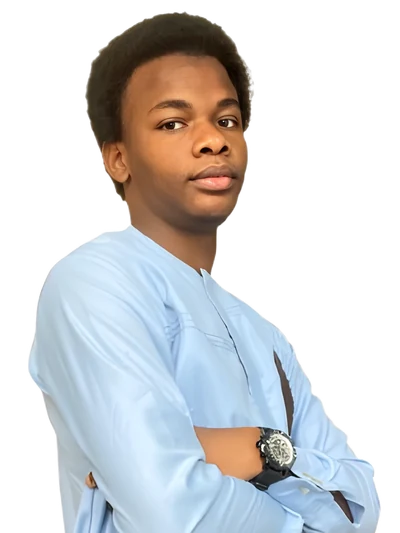
#> input picture generators/data/photo.webp, 400 x 533 px
$ python -i hero.py   (imports and definitions only)
#> lines starting #> are read from the running program, lines starting #| are printed output that depends on the picture
#!/usr/bin/env python3
"""
hero.py → assets/hero.svg
Bannière principale : nom, rôle, accroche, photo qui déborde du cercle, anneaux animés.

    python generators/hero.py                       # utilise data/photo.webp
    python generators/hero.py --photo moi.png       # nouvelle photo (PNG détouré conseillé, nécessite Pillow)
    python generators/hero.py --photo moi.png --crop 380,40,1400,1400   # cadrage manuel (x0,y0,x1,y1)
"""
import argparse
import base64
import io

from _common import ACC, BASE_CSS, DATA, P, frame, grid_pattern, save

# ── Contenu éditable ──────────────────────────────────────────────────────
FIRST_NAME = "SIDY MOHAMED"
LAST_NAME = "SAIZONOU"
ROLE = ("Full-Stack Developer", "Spring Boot", "Angular")          # ligne tapée : « > rôle · A × B »
TAGLINE = ("Du cahier des charges à la mise en production", "backend, frontend, DevOps.")
STATUS = "ONLINE · OPEN TO WORK"
LOCATION = "DAKAR / SÉNÉGAL"
CALLOUTS = ["JAVA", "SPRING", "ANGULAR", "TS"]                     # étiquettes autour des anneaux
# [1 line that did not run here, left out]


# ── Photo ─────────────────────────────────────────────────────────────────
def prepare_photo(src, crop=None):
    """Recadre une photo (tête en haut, buste en bas) et l'enregistre en WebP dans data/photo.webp."""
#> called with src = 'data/photo.webp'
    from PIL import Image  # pip install pillow

    im = Image.open(src).convert("RGBA")
#> im is the input picture: PIL image 400x533 RGBA; mean R, G, B, A 93.7, 94.6, 96.2, 126.5
    if crop is None:
        # cadrage auto à partir du détourage : la tête = le premier quart de la silhouette
        x0, y0, x1, y1 = im.getchannel("A").getbbox() or (0, 0, *im.size)
#> x0 = 25; y0 = 9; x1 = 384; y1 = 533
        head = im.getchannel("A").crop((x0, y0, x1, y0 + (y1 - y0) // 4)).getbbox()
#> head = (58, 0, 232, 131)
        cx = x0 + (head[0] + head[2]) / 2 if head else (x0 + x1) / 2
#> cx = 170
        w = (head[2] - head[0]) * 2.4 if head else (x1 - x0)
#> w = 417.6
        crop = (int(cx - w / 2), max(0, int(y0 - w * .025)), int(cx + w / 2), int(y0 - w * .025 + w * 1.333))
#> crop = (-38, 0, 378, 555)
    im = im.crop(crop)
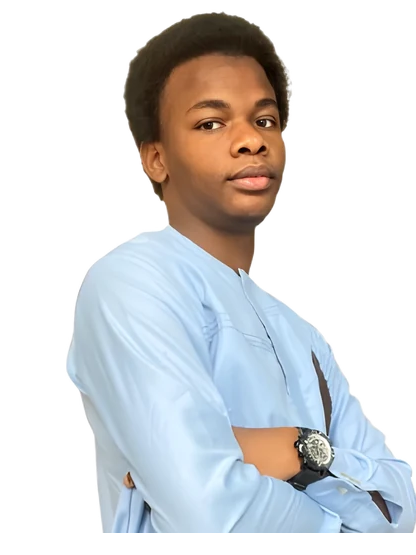
#> im: PIL image 416x555 RGBA; mean R, G, B, A 86.1, 86.9, 88.4, 116.7; transparent parts drawn white
    im = im.resize((400, round(400 * im.height / im.width)), Image.LANCZOS)
#> im: PIL image 400x534 RGBA
    buf = io.BytesIO()
    im.save(buf, "WEBP", quality=88, method=6)
#> (the run stopped early here; a loop or call above may not have finished)
